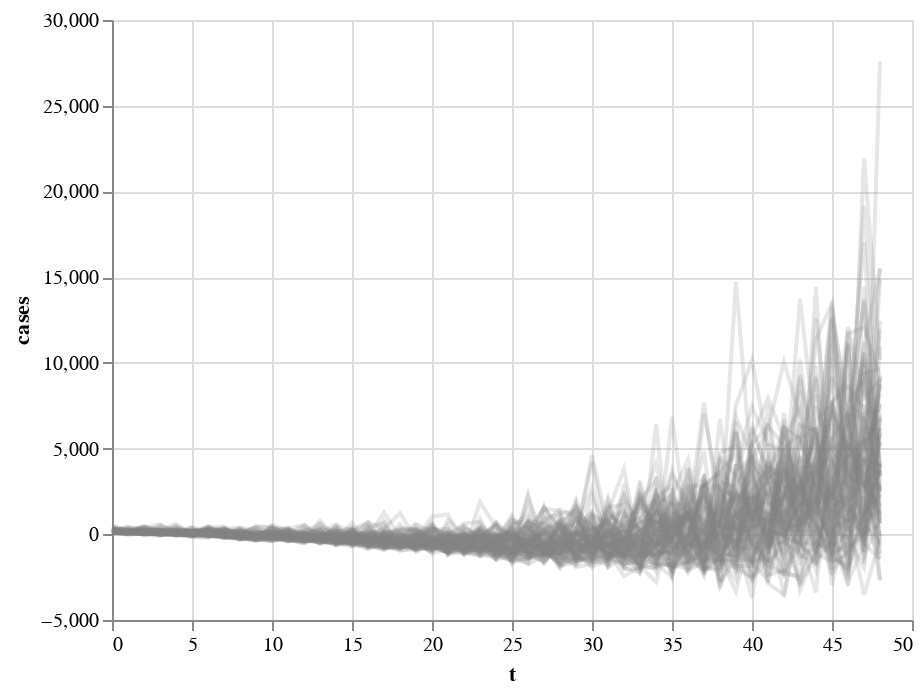

This figure's notebook cell:
### Code cell
improved_resids_chart = alt.Chart(
    resid_long.loc[
        (resid_long.series < 100)
    ]
 ).mark_line().encode(
    alt.X('t'),
    alt.Y(
        'cases', 
        scale = alt.Scale(
        ), 
        axis = alt.Axis(tickCount = 5)
    ),
    detail = 'series',
    opacity = alt.value(0.2),
    color = alt.value('grey')
)

improved_resids_chart

### Figure 1 — Vega-Lite specification as saved in the notebook (floating-point values rounded to 4 significant figures; data arrays with more than 128 entries replaced by an {"elided": "..."} marker saying what was removed)
{"config": {"view": {"continuousWidth": 400, "continuousHeight": 300}}, "data": {"name": "data-78569d85b27fd9ebe845d8cce7bd5223"}, "mark": "line", "encoding": {"color": {"value": "grey"}, "detail": {"type": "quantitative", "field": "series"}, "opacity": {"value": 0.2}, "x": {"type": "quantitative", "field": "t"}, "y": {"type": "quantitative", "axis": {"tickCount": 5}, "field": "cases", "scale": {}}}, "$schema": "https://vega.github.io/schema/vega-lite/v4.8.1.json", "datasets": {"data-78569d85b27fd9ebe845d8cce7bd5223": {"elided": "4900 records"}}}
